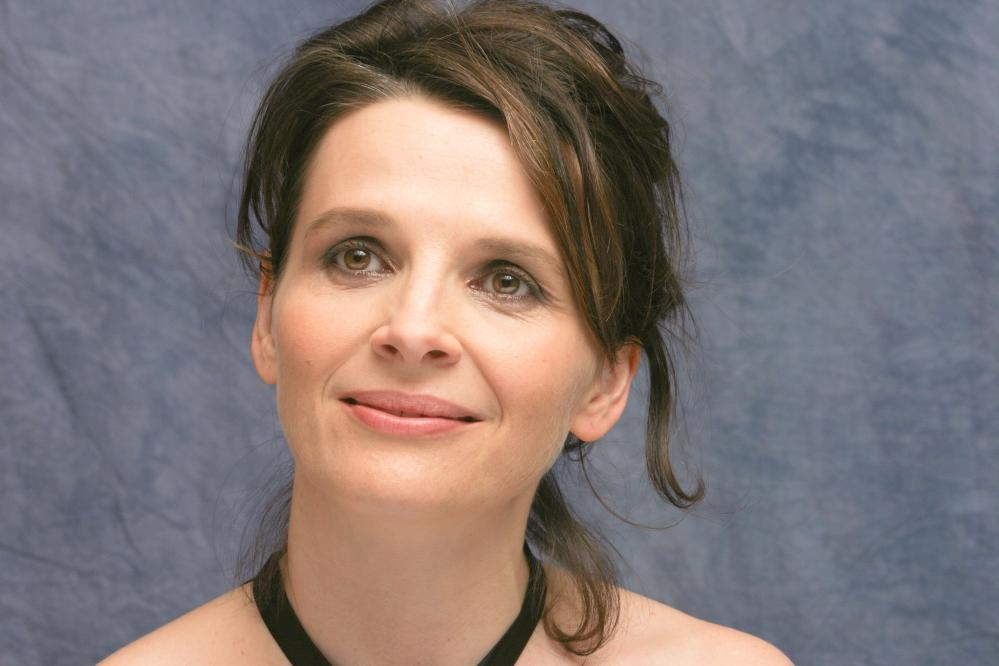
%> input picture lab02/JB.jpg, 999 x 666 px
$ octave lab02_p01.m   (GNU Octave 9; MATLAB toolbox functions it lacks are replaced by stand-ins)
%> lines starting %> are read from the running program, lines starting %| are printed output that depends on the picture
clear all
close all
clc

%load original image
img0 = imread('JB.jpg');
%> img0 is the input picture: size 666x999x3 uint8; mean R, G, B 129.1, 118.2, 118.2
% imshow(img0);


%%%%%%%%%%%%%%%%%%%%%%%%%%%%%%%%%%%%%%%%%%%%%%%%%%%%%%%%%%
% %Vignette filter

% Method 1: using zero padding

%Create Vignette effect/filter (gaussian window)
%create Gaussian window for vignette. Vignette is done in original domain
%gaussian alpha factor = 1.5 here. Alpha controls the spread of the
%gaussian filter. Higher the value, the lower the spread
v = gausswin(1000,1.5);  %dark-circle-zoom effect
v = v*v';
figure (1);
imagesc(v);title('Scale color, window = 1000, factor = 1.5'); % display image with scaled color
%> after `title('Scale color, window = 1000, factor = 1.5')`:
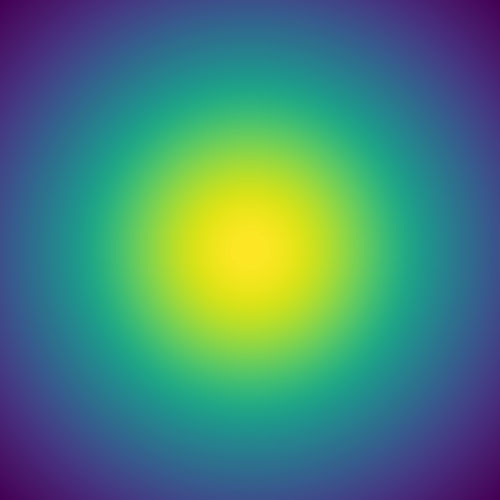
%> displayed picture: size 1000x1000x3, on the screen's scale of 0 to 255 (shown at 1/2 size); mean R, G, B 72.5, 131.5, 119.3

%convert image from 8-bit unsigned integer to double for calculations
%(we cannot perform calculations in the same domain)
img1 = double(img0);
%using zero padding for img --> now img size is 1000x1000
img1 = padarray(img1,[167,0]);
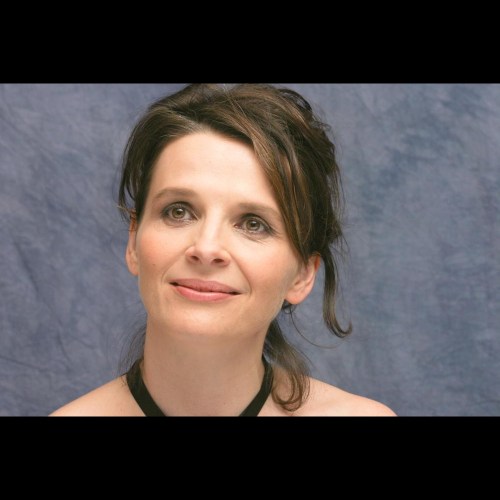
%> img1: size 1000x999x3 double (shown at 1/2 size); mean R, G, B 86, 78.7, 78.7
img1 = padarray(img1,[0,1],'post');
%> img1: size 1000x1000x3 double
%apply Vignette
img1(:,:,1) = img1(:,:,1).*v;  %red
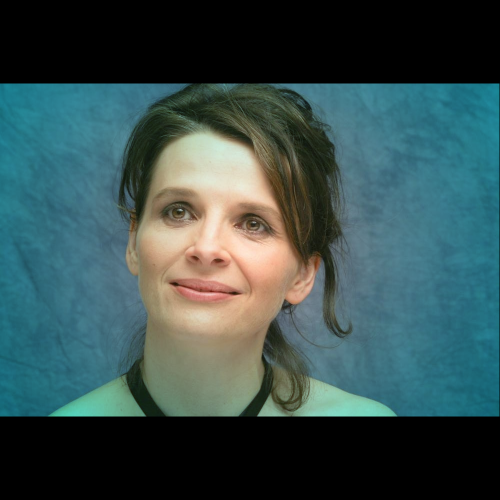
%> img1: size 1000x1000x3 double (shown at 1/2 size); mean R, G, B 55.9, 78.7, 78.6
img1(:,:,2) = img1(:,:,2).*v;  %green
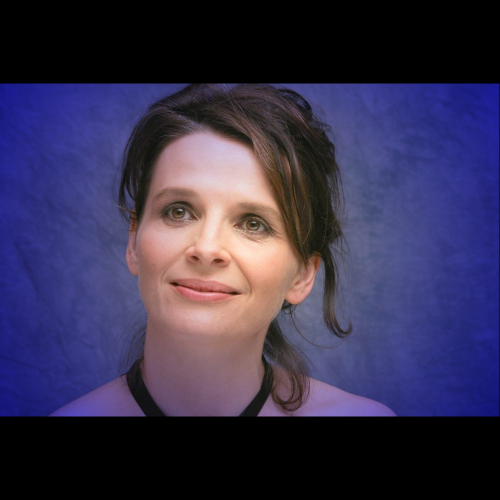
%> img1: size 1000x1000x3 double (shown at 1/2 size); mean R, G, B 55.9, 49.4, 78.6
img1(:,:,3) = img1(:,:,3).*v;  %blue
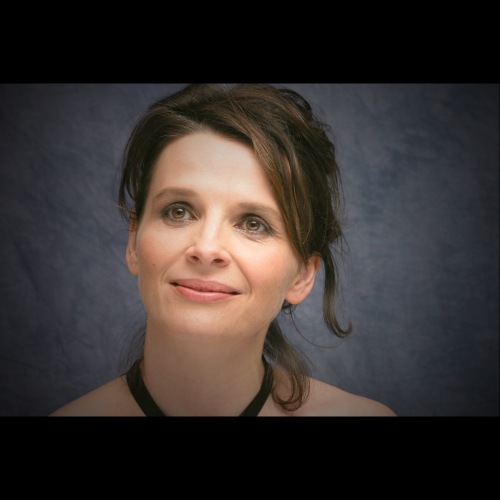
%> img1: size 1000x1000x3 double (shown at 1/2 size); mean R, G, B 55.9, 49.4, 47.5
%convert image back to 8-bit unsigned integer to display img
figure (2);
imshow(uint8(img1));title('Zero-padding image & vignette');


%%%%%%%%%%%%%%%%%%%%%%%%%%%%%%%%%%%%%%%%%%%%%%%%%%%%%%%%%%
% %Vignette filter

%Method 2: crop img

%Crop image to 660x660 for applying Vignette filter with same window size
%660x660
targetSize = [660 660];
%> (the run ends here)
